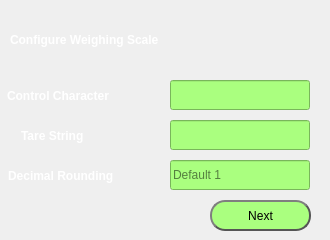
   <widget class="QWidget" name="page_config_weigh">
    <widget class="QLabel" name="label_4">
     <property name="geometry">
      <rect>
       <x>10</x>
       <y>30</y>
       <width>261</width>
       <height>20</height>
      </rect>
     </property>
     <property name="styleSheet">
      <string notr="true">background-color: transparent;
color: rgb(255, 255, 255);
font: 13pt &quot;Sans Serif&quot;;
font-weight:bold;</string>
     </property>
     <property name="text">
      <string>Configure Weighing Scale</string>
     </property>
    </widget>
    <widget class="QPushButton" name="pushButton_config_weigh">
     <property name="geometry">
      <rect>
       <x>210</x>
       <y>200</y>
       <width>101</width>
       <height>31</height>
      </rect>
     </property>
     <property name="styleSheet">
      <string notr="true">QPushButton {
	
	background-color: rgb(170, 255, 127);
	color: black;
    color: black;
	font: 75 12pt &quot;Century Schoolbook L&quot;;
    border: 2px solid #555;
    border-radius: 15px;
    border-style: outset;
    padding: 5px;
    }

QPushButton:hover {
    background: qradialgradient(
        cx: 0.3, cy: -0.4, fx: 0.3, fy: -0.4,
        radius: 1.35, stop: 0 #fff, stop: 1 #ffaa7f
        );
    }

QPushButton:pressed {
    border-style: inset;
    background: qradialgradient(
        cx: 0.4, cy: -0.1, fx: 0.4, fy: -0.1,
        radius: 1.35, stop: 0 #fff, stop: 1 #ddd
        );
	

    }
</string>
     </property>
     <property name="text">
      <string>Next</string>
     </property>
     <property name="icon">
      <iconset resource="thumbnails.qrc">
       <normaloff>:/img/img/computer-icons-download-fast-forward-next-button-d417670c9d8e0b953b02497b91137e64.png</normaloff>:/img/img/computer-icons-download-fast-forward-next-button-d417670c9d8e0b953b02497b91137e64.png</iconset>
     </property>
     <property name="iconSize">
      <size>
       <width>20</width>
       <height>20</height>
      </size>
     </property>
    </widget>
    <widget class="QLabel" name="label_30">
     <property name="geometry">
      <rect>
       <x>0</x>
       <y>0</y>
       <width>321</width>
       <height>16</height>
      </rect>
     </property>
     <property name="styleSheet">
      <string notr="true">background-image: url(:/img/img/dairypos320.jpg);</string>
     </property>
     <property name="text">
      <string/>
     </property>
    </widget>
    <widget class="QLabel" name="label_C_Character">
     <property name="geometry">
      <rect>
       <x>7</x>
       <y>80</y>
       <width>161</width>
       <height>31</height>
      </rect>
     </property>
     <property name="styleSheet">
      <string notr="true">background-color: transparent;
color: rgb(255, 255, 255);
font: 11pt &quot;Sans Serif&quot;;
font-weight:bold;</string>
     </property>
     <property name="text">
      <string>Control Character</string>
     </property>
    </widget>
    <widget class="QLineEdit" name="lineEdit_control_character">
     <property name="geometry">
      <rect>
       <x>170</x>
       <y>80</y>
       <width>140</width>
       <height>30</height>
      </rect>
     </property>
     <property name="styleSheet">
      <string notr="true">font: 11pt &quot;Sans Serif&quot;;
background-color: rgb(170, 255, 127);</string>
     </property>
    </widget>
    <widget class="QLabel" name="label_tare">
     <property name="geometry">
      <rect>
       <x>21</x>
       <y>120</y>
       <width>101</width>
       <height>31</height>
      </rect>
     </property>
     <property name="styleSheet">
      <string notr="true">background-color: transparent;
color: rgb(255, 255, 255);
font: 11pt &quot;Sans Serif&quot;;
font-weight:bold;
</string>
     </property>
     <property name="text">
      <string>Tare String</string>
     </property>
    </widget>
    <widget class="QLineEdit" name="lineEdit_tare_string">
     <property name="geometry">
      <rect>
       <x>170</x>
       <y>120</y>
       <width>140</width>
       <height>30</height>
      </rect>
     </property>
     <property name="styleSheet">
      <string notr="true">font: 11pt &quot;Sans Serif&quot;;
background-color: rgb(170, 255, 127);</string>
     </property>
    </widget>
    <widget class="QLabel" name="label_decimal_rounding">
     <property name="geometry">
      <rect>
       <x>8</x>
       <y>160</y>
       <width>171</width>
       <height>31</height>
      </rect>
     </property>
     <property name="styleSheet">
      <string notr="true">background-color: transparent;
color: rgb(255, 255, 255);
font: 11pt &quot;Sans Serif&quot;;
font-weight:bold;</string>
     </property>
     <property name="text">
      <string>Decimal Rounding</string>
     </property>
    </widget>
    <widget class="QLineEdit" name="lineEdit_decimal_rounding">
     <property name="geometry">
      <rect>
       <x>170</x>
       <y>160</y>
       <width>140</width>
       <height>30</height>
      </rect>
     </property>
     <property name="styleSheet">
      <string notr="true">font: 11pt &quot;Sans Serif&quot;;
background-color: rgb(170, 255, 127);</string>
     </property>
     <property name="placeholderText">
      <string>Default 1</string>
     </property>
    </widget>
   </widget>
